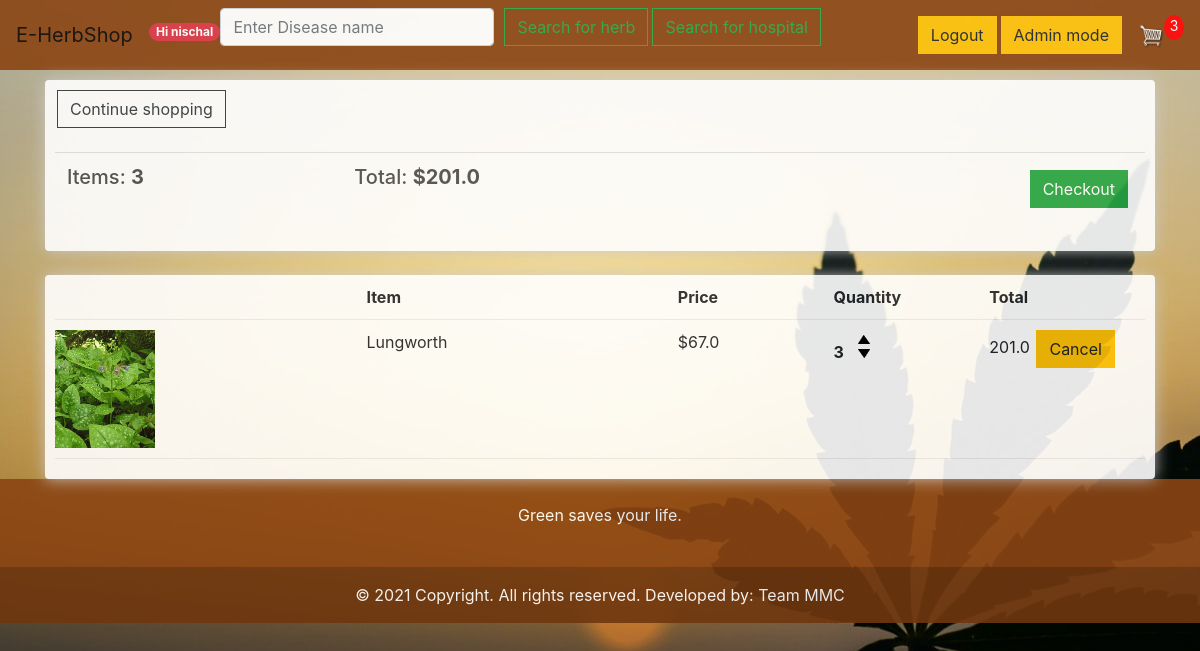
The page /cart/ (signed in) on the database as committed earlier.
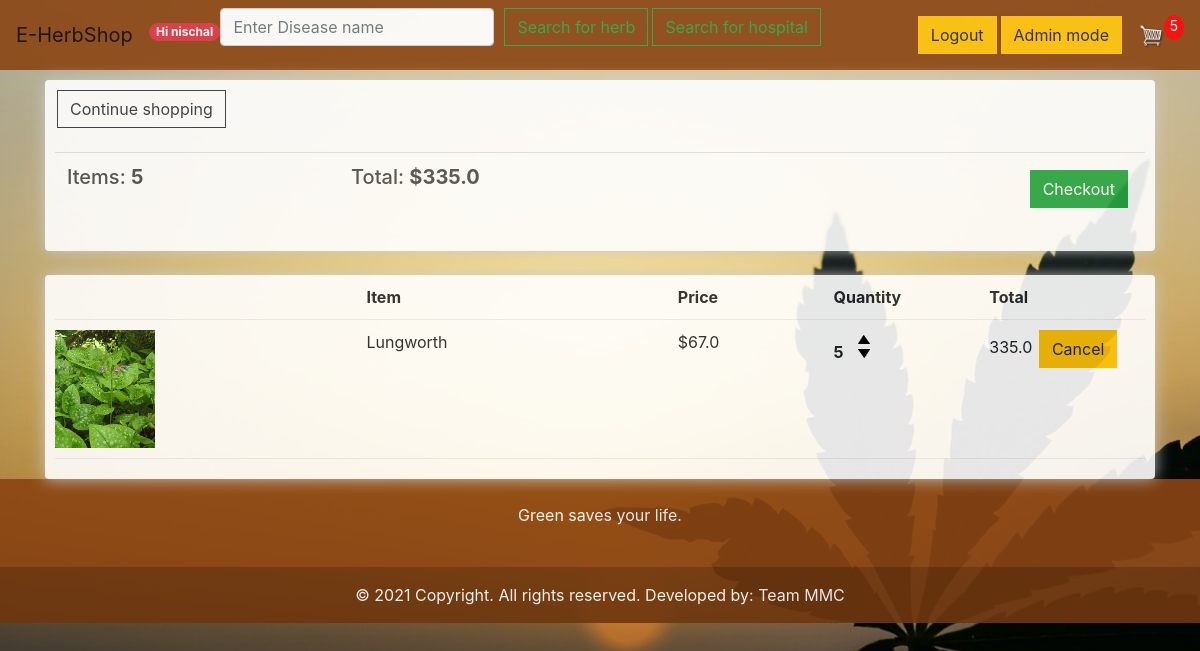
The same page on the database as committed later.
### store/models.py (models this page shows, shortened)
class Order(models.Model):
    customer = models.ForeignKey(Customer, on_delete=models.SET_NULL, null=True, blank=True)
    date_of_order = models.DateTimeField(auto_now_add=True)
    complete = models.BooleanField(default=False)
    transaction_id = models.CharField(max_length=100, null=True)
    @property
    def get_cart_total(self):
        orderitems = self.orderitem_set.all()
        total = sum([item.get_total for item in orderitems])
        return total
    @property
    def get_cart_item(self):
        orderitems = self.orderitem_set.all()
        total = sum([item.quantity for item in orderitems])
        return total

class OrderItem(models.Model):
    Product = models.ForeignKey(Product, on_delete=models.SET_NULL, null=True)
    order = models.ForeignKey(Order, on_delete=models.SET_NULL, null=True)
    quantity = models.IntegerField(default=0, null=True, blank=True)
    date_added = models.DateTimeField(auto_now_add=True)
    @property
    def get_total(self):
        total = self.Product.price * self.quantity
        return total

class Product(models.Model):
    name = models.CharField(max_length=200, null=True)
    price = models.FloatField()
    image = models.ImageField(blank=True, upload_to='images/')
    description = models.CharField(max_length=2000, null=True)
    stock = models.IntegerField(null=True)

### store/views.py (the view)
# urls.py: path('cart/', views.cart, name='cart'),
def cart(request):
    if request.user.is_authenticated:
        customer = request.user.customer
        order, created = Order.objects.get_or_create(customer=customer, complete=False)
        items = order.orderitem_set.all()
        cartItems = order.get_cart_item
    else:
        items = []
        order = {'get_cart_total': 0, 'get_cart_item': 0}
        cartItems = order['get_cart_item']
    return render(request, 'store/cart.html', {'items': items, 'order': order, 'cartItems': cartItems})

### store/Templates/store/cart.html (shortened to what this page needs)
{% extends 'store/main.html' %}
{% load static %}
{% block content %}
<div class="row">
    <div class="col-lg-12">
        <div class="box-element">
            <a href="{% url 'store' %}" class="btn btn-outline-dark"> Continue shopping</a>
            <br>
            <br>
            <table class="table">
                <tr>
                    <th><h5>Items: <strong>{{ order.get_cart_item }}</strong></h5></th>
                    <th><h5>Total: <strong>${{ order.get_cart_total }}</strong></h5></th>
                    <th><a style="float: right;margin: 5px;" class="btn btn-success" href="{%url 'checkout'%}">Checkout</a>
                    </th>
                </tr>
            </table>
        </div>
        <br>
        <div class="box-element">
            <div class="cart-row">
                <div style="flex: 2"><strong>Item</strong></div>
                <div style="flex: 1"><strong>Price</strong></div>
                <div style="flex: 1"><strong>Quantity</strong></div>
                <div style="flex: 1"><strong>Total</strong></div>
            </div>
            {% for item in items %}
            <div class="cart-row">
                <div style="flex: 2"><img src="{{item.Product.image.url}}" class="row-image"></div>
                <div style="flex: 2">{{ item.Product.name }}</div>
                <div style="flex: 1">${{ item.Product.price }}</div>
                <div style="flex: 1">
                    <p class="quantity">{{ item.quantity }}</p>
                    <div class="quantity">
                        <img data-product={{ item.Product.id }} data-action="add" class="chg-quantity update-cart"
                             src="{% static  'images/arrow-up.png' %}">
                        <img data-product={{ item.Product.id }} data-action="remove" class="chg-quantity update-cart"
                             src="{% static  'images/arrow-down.png' %}">
                    </div>
                </div>
                <div style="flex: 1">{{ item.get_total }}
                    <btn data-product="{{ item.Product.id }}" data-action="rall" class=" btn btn-warning update-cart">
                        Cancel
                    </btn>
                </div>
            </div>
            {% endfor %}
        </div>
    </div>
</div>
{% endblock content %}

### store/Templates/store/main.html (shortened to what this page needs)
{% load static %}
<html>
<head>
    <link rel="stylesheet" type="text/css" href="{% static 'css/bootstrap.min.css' %}">
    <link rel="stylesheet" type="text/css" href="{% static 'css/main.css' %}">
</head>
<body>
<nav class="navbar navbar-expand-lg navbar-light" style="background-color: saddlebrown;">
    <a class="navbar-brand" href="{% url 'store' %}">E-HerbShop</a>
    <div class="collapse navbar-collapse" id="navbarSupportedContent">
        <ul class="navbar-nav mr-auto">
            <li class=>
                <label class="badge badge-pill badge-danger" style="margin-top: 15px;">Hi {{ request.user }} </label>
            </li>
            <li>
                <form method="get" action="/search" class="form-inline">
                    <input class="form-control mr-sm-2" placeholder="Enter Disease name" aria-label="Search" id="search"
                           name="search" required>
                    <button class="btn btn-outline-success my-2 my-sm-0" type="submit">Search for herb</button>
                    <button class="btn btn-outline-success my-2 my-sm-0" name="hospital" type="submit">Search for
                        hospital
                    </button>
                </form>
            </li>
        </ul>
        <div id="log" class="form-inline my-2 my-lg-0">
            {% if request.user.is_authenticated %}
                <a href="{% url 'logout' %}" class="btn btn-warning">Logout</a>
                {% if request.user.is_superuser %}
                    <a href="{% url 'administration' %}" class="btn btn-warning">Admin mode</a>
                {% endif %}
            {% else %}
                <a href="{% url 'login' %}" class="btn btn-warning">Login</a>
                <a href="{% url 'register' %}" class="btn btn-warning">Register</a>
            {% endif %}
            <a href="{% url 'cart' %}">
                <img id="cart-icon" src="{% static 'images/cart.png' %}">
            </a>
            <p id="cart-total">{{ cartItems }}</p>
        </div>
    </div>
</nav>
<div class="container">
    {% block content %}
    {% endblock content %}
</div>
<section class="">
    <footer class="text-center text-white" style="background-color: saddlebrown;">
        <div class="container p-4 pb-0">
            <section class="">
                <p class="d-flex justify-content-center align-items-center">
                    <span class="me-3">Green saves your life.</span>
                </p>
            </section>
        </div>
        <div class="text-center p-3" style="background-color: rgba(0, 0, 0, 0.2);">
            © 2021 Copyright. All rights reserved. Developed by:
            <a class="text-white" href="https:facebook.com/nischal.khatiwada.75">Team MMC</a>
        </div>
    </footer>
</section>
</body>
</html>

### static/css/main.css (style rules this page uses)
body { background-color: red; background-image: url("bgf.jpg"); opacity: 90%; }
h1,h2,h3,h4,h5,h6 { color:hsl(0, 0%, 30%); }
.box-element { box-shadow:hsl(0, 0%, 80%) 0 0 16px; background-color: #fff; border-radius: 4px; padding: 10px; }
#cart-icon { width:25px; display: inline-block; margin-left: 15px; }
#cart-total { display: block; text-align: center; color:#fff; background-color: red; width: 20px; height: 25px; border-radius: 50%; font-size: 14px; }
.col-lg-4, .col-lg-6, .col-lg-8, .col-lg-12 { margin-top: 10px; }
.btn { border-radius: 0; margin-left: 2px; margin-right: 2px; }
.row-image { width: 100px; }
.cart-row { display: flex; align-items: flex-start; padding-bottom: 10px; margin-bottom: 10px; border-bottom: 1px solid #ececec; }
.quantity { display: inline-block; font-weight: 700; padding-right:10px; }
.chg-quantity { width: 12px; cursor: pointer; display: block; margin-top: 5px; transition:.1s; }
:root { --input-padding-x: 1.5rem; --input-padding-y: .75rem; }

Rows that differ between the two databases and show on the page:
changed through a linked row, Order: get_cart_item "3" → "5"; get_cart_total "201.0" → "335.0"
changed OrderItem "Lungworth": quantity "3" → "5"; get_total "201.0" → "335.0"
Other text that changed with them:
{{ cartItems }}: "3" → "5"
